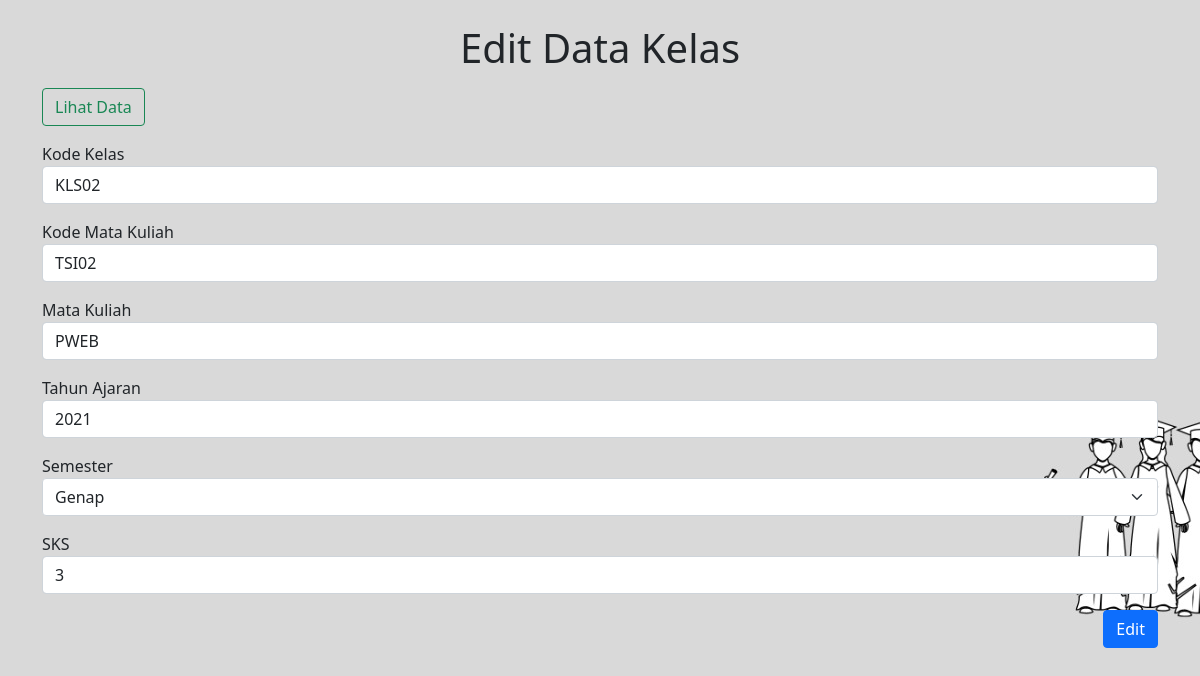
The page /editkelas.php?id=2 on the database its author committed.
### tables this page shows
CREATE TABLE `kelas` (
  `id` int(11) NOT NULL,
  `kode_kelas` varchar(50) NOT NULL,
  `kode_matkul` varchar(50) NOT NULL,
  `nama_matkul` varchar(50) NOT NULL,
  `tahun` int(11) NOT NULL,
  `semester` int(11) NOT NULL,
  `sks` int(11) NOT NULL
);

### editkelas.php (the view, shortened to what this page needs)
<?php
    include_once("config.php");
    $id = $_REQUEST['id'];
    $sql = 'SELECT * FROM kelas WHERE id='.$id;
    if(!$hasil = $mysqli->query($sql)){
        die("Ups!Terjadi Sesuatu");
    }
    $result = $hasil->fetch_assoc();
?>
<!doctype html>
<html lang="en">
  <head>
    <link href="https://cdn.jsdelivr.net/npm/bootstrap@5.0.0-beta3/dist/css/bootstrap.min.css" rel="stylesheet">
  </head>
  <body  background="ba.jpeg">
    <div class="container">
    <br>
        <h1 class="text-center">Edit Data Kelas</h1>
        <div class="row py-2">
            <div class="col-sm">
                <a href="indexkelas.php" class="btn btn-outline-success"> Lihat Data </a>
            </div>
        </div>
        <div class="row py-2">
            <div class="col-sm">
        <form action="editkelas.php" method="POST">
                <div class="mb-3">
                <div class="mb-3">
                <label for="kode_kelas">Kode Kelas</label>
                <input type="text" class="form-control" id="kode_kelas" name="kode_kelas" value="<?php echo $result['kode_kelas']; ?>" required>
                </div>
                <div class="mb-3">
                <label for="kode_matkul">Kode Mata Kuliah</label>
                <input type="text" class="form-control" id="kode_matkul" name="kode_matkul" value="<?php echo $result['kode_matkul']; ?>" required>
                </div>
                <div class="mb-3">
                <label for="nama_matkul">Mata Kuliah</label>
                 <input type="text" class="form-control" id="nama_matkul" name="nama_matkul" value="<?php echo $result['nama_matkul']; ?>" required>
                </div>
                <div class="mb-3">
                <label for="tahun">Tahun Ajaran</label>
                <input type="integer" class="form-control" id="tahun" name="tahun" value="<?php echo $result['tahun']; ?>" required>
                </div>
                <div class="mb-3">
                <label for="semester">Semester</label>
                <select class="form-select" name="semester" required>
                <?php
                    if ($result['semester'] == "2") echo "<option value='2' selected>Genap</option>";
                    else echo "<option value='2'>Genap</option>";
                ?>
                </select>
                </div>
               <div class="mb-3">
                <label for="sks">SKS</label>
                <input type="integer" class="form-control" id="sks" name="sks" value="<?php echo $result['sks']; ?>" required>
                </div>
                <div class="d-grid gap-2 d-md-flex justify-content-md-end">
                    <button type="submit" name="edit" class="btn btn-primary">Edit</button>
                </div>
            </form>
            </div>
        </div>
    </div>
  </body>
</html>

### rows shown on the page
kelas: kode_kelas "KLS02", kode_matkul "TSI02", nama_matkul "PWEB", tahun "2021", semester "Genap", sks "3"
